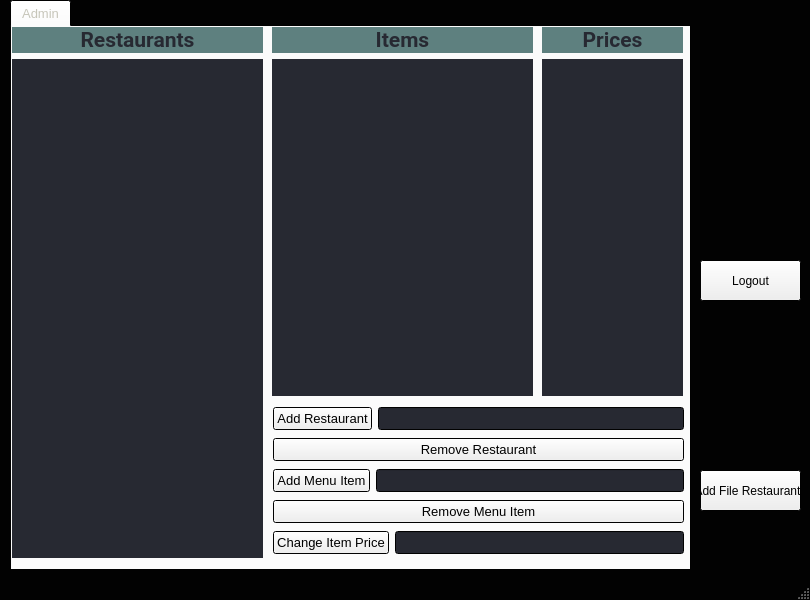
<?xml version="1.0" encoding="UTF-8"?>
<ui version="4.0">
 <class>Admin</class>
 <widget class="QMainWindow" name="Admin">
  <property name="geometry">
   <rect>
    <x>0</x>
    <y>0</y>
    <width>810</width>
    <height>600</height>
   </rect>
  </property>
  <property name="palette">
   <palette>
    <active>
     <colorrole role="WindowText">
      <brush brushstyle="SolidPattern">
       <color alpha="255">
        <red>198</red>
        <green>197</green>
        <blue>185</blue>
       </color>
      </brush>
     </colorrole>
     <colorrole role="Base">
      <brush brushstyle="SolidPattern">
       <color alpha="255">
        <red>39</red>
        <green>41</green>
        <blue>50</blue>
       </color>
      </brush>
     </colorrole>
     <colorrole role="Window">
      <brush brushstyle="SolidPattern">
       <color alpha="255">
        <red>2</red>
        <green>2</green>
        <blue>2</blue>
       </color>
      </brush>
     </colorrole>
    </active>
    <inactive>
     <colorrole role="WindowText">
      <brush brushstyle="SolidPattern">
       <color alpha="255">
        <red>198</red>
        <green>197</green>
        <blue>185</blue>
       </color>
      </brush>
     </colorrole>
     <colorrole role="Base">
      <brush brushstyle="SolidPattern">
       <color alpha="255">
        <red>39</red>
        <green>41</green>
        <blue>50</blue>
       </color>
      </brush>
     </colorrole>
     <colorrole role="Window">
      <brush brushstyle="SolidPattern">
       <color alpha="255">
        <red>2</red>
        <green>2</green>
        <blue>2</blue>
       </color>
      </brush>
     </colorrole>
    </inactive>
    <disabled>
     <colorrole role="WindowText">
      <brush brushstyle="SolidPattern">
       <color alpha="255">
        <red>120</red>
        <green>120</green>
        <blue>120</blue>
       </color>
      </brush>
     </colorrole>
     <colorrole role="Base">
      <brush brushstyle="SolidPattern">
       <color alpha="255">
        <red>2</red>
        <green>2</green>
        <blue>2</blue>
       </color>
      </brush>
     </colorrole>
     <colorrole role="Window">
      <brush brushstyle="SolidPattern">
       <color alpha="255">
        <red>2</red>
        <green>2</green>
        <blue>2</blue>
       </color>
      </brush>
     </colorrole>
    </disabled>
   </palette>
  </property>
  <property name="windowTitle">
   <string>MainWindow</string>
  </property>
  <widget class="QWidget" name="centralwidget">
   <widget class="QTabWidget" name="tabWidget">
    <property name="geometry">
     <rect>
      <x>10</x>
      <y>0</y>
      <width>681</width>
      <height>571</height>
     </rect>
    </property>
    <property name="font">
     <font>
      <pointsize>10</pointsize>
     </font>
    </property>
    <property name="currentIndex">
     <number>0</number>
    </property>
    <widget class="QWidget" name="tab">
     <attribute name="title">
      <string>Admin</string>
     </attribute>
     <widget class="QWidget" name="layoutWidget_2">
      <property name="geometry">
       <rect>
        <x>0</x>
        <y>0</y>
        <width>251</width>
        <height>531</height>
       </rect>
      </property>
      <layout class="QVBoxLayout" name="verticalLayout_3">
       <item>
        <widget class="QLabel" name="label_4">
         <property name="palette">
          <palette>
           <active>
            <colorrole role="WindowText">
             <brush brushstyle="SolidPattern">
              <color alpha="255">
               <red>39</red>
               <green>41</green>
               <blue>50</blue>
              </color>
             </brush>
            </colorrole>
            <colorrole role="Base">
             <brush brushstyle="SolidPattern">
              <color alpha="255">
               <red>39</red>
               <green>41</green>
               <blue>50</blue>
              </color>
             </brush>
            </colorrole>
            <colorrole role="Window">
             <brush brushstyle="SolidPattern">
              <color alpha="255">
               <red>94</red>
               <green>128</green>
               <blue>127</blue>
              </color>
             </brush>
            </colorrole>
           </active>
           <inactive>
            <colorrole role="WindowText">
             <brush brushstyle="SolidPattern">
              <color alpha="255">
               <red>39</red>
               <green>41</green>
               <blue>50</blue>
              </color>
             </brush>
            </colorrole>
            <colorrole role="Base">
             <brush brushstyle="SolidPattern">
              <color alpha="255">
               <red>39</red>
               <green>41</green>
               <blue>50</blue>
              </color>
             </brush>
            </colorrole>
            <colorrole role="Window">
             <brush brushstyle="SolidPattern">
              <color alpha="255">
               <red>94</red>
               <green>128</green>
               <blue>127</blue>
              </color>
             </brush>
            </colorrole>
           </inactive>
           <disabled>
            <colorrole role="WindowText">
             <brush brushstyle="SolidPattern">
              <color alpha="255">
               <red>120</red>
               <green>120</green>
               <blue>120</blue>
              </color>
             </brush>
            </colorrole>
            <colorrole role="Base">
             <brush brushstyle="SolidPattern">
              <color alpha="255">
               <red>94</red>
               <green>128</green>
               <blue>127</blue>
              </color>
             </brush>
            </colorrole>
            <colorrole role="Window">
             <brush brushstyle="SolidPattern">
              <color alpha="255">
               <red>94</red>
               <green>128</green>
               <blue>127</blue>
              </color>
             </brush>
            </colorrole>
           </disabled>
          </palette>
         </property>
         <property name="font">
          <font>
           <family>Roboto</family>
           <pointsize>16</pointsize>
           <weight>75</weight>
           <bold>true</bold>
          </font>
         </property>
         <property name="autoFillBackground">
          <bool>true</bool>
         </property>
         <property name="text">
          <string>Restaurants</string>
         </property>
         <property name="alignment">
          <set>Qt::AlignCenter</set>
         </property>
        </widget>
       </item>
       <item>
        <widget class="QListWidget" name="restaurantListWidget">
         <property name="palette">
          <palette>
           <active>
            <colorrole role="Text">
             <brush brushstyle="SolidPattern">
              <color alpha="255">
               <red>198</red>
               <green>197</green>
               <blue>185</blue>
              </color>
             </brush>
            </colorrole>
            <colorrole role="Base">
             <brush brushstyle="SolidPattern">
              <color alpha="255">
               <red>39</red>
               <green>41</green>
               <blue>50</blue>
              </color>
             </brush>
            </colorrole>
            <colorrole role="Window">
             <brush brushstyle="SolidPattern">
              <color alpha="255">
               <red>2</red>
               <green>2</green>
               <blue>2</blue>
              </color>
             </brush>
            </colorrole>
           </active>
           <inactive>
            <colorrole role="Text">
             <brush brushstyle="SolidPattern">
              <color alpha="255">
               <red>198</red>
               <green>197</green>
               <blue>185</blue>
              </color>
             </brush>
            </colorrole>
            <colorrole role="Base">
             <brush brushstyle="SolidPattern">
              <color alpha="255">
               <red>39</red>
               <green>41</green>
               <blue>50</blue>
              </color>
             </brush>
            </colorrole>
            <colorrole role="Window">
             <brush brushstyle="SolidPattern">
              <color alpha="255">
               <red>2</red>
               <green>2</green>
               <blue>2</blue>
              </color>
             </brush>
            </colorrole>
           </inactive>
           <disabled>
            <colorrole role="Text">
             <brush brushstyle="SolidPattern">
              <color alpha="255">
               <red>120</red>
               <green>120</green>
               <blue>120</blue>
              </color>
             </brush>
            </colorrole>
            <colorrole role="Base">
             <brush brushstyle="SolidPattern">
              <color alpha="255">
               <red>2</red>
               <green>2</green>
               <blue>2</blue>
              </color>
             </brush>
            </colorrole>
            <colorrole role="Window">
             <brush brushstyle="SolidPattern">
              <color alpha="255">
               <red>2</red>
               <green>2</green>
               <blue>2</blue>
              </color>
             </brush>
            </colorrole>
           </disabled>
          </palette>
         </property>
         <property name="font">
          <font>
           <family>Roboto</family>
           <pointsize>12</pointsize>
           <weight>75</weight>
           <bold>true</bold>
          </font>
         </property>
         <property name="toolTip">
          <string>double-click to see menu</string>
         </property>
         <property name="whatsThis">
          <string/>
         </property>
         <property name="autoFillBackground">
          <bool>false</bool>
         </property>
         <property name="frameShape">
          <enum>QFrame::NoFrame</enum>
         </property>
        </widget>
       </item>
      </layout>
     </widget>
     <widget class="QWidget" name="layoutWidget_3">
      <property name="geometry">
       <rect>
        <x>260</x>
        <y>0</y>
        <width>261</width>
        <height>369</height>
       </rect>
      </property>
      <layout class="QVBoxLayout" name="verticalLayout_4">
       <item>
        <widget class="QLabel" name="label_5">
         <property name="palette">
          <palette>
           <active>
            <colorrole role="WindowText">
             <brush brushstyle="SolidPattern">
              <color alpha="255">
               <red>39</red>
               <green>41</green>
               <blue>50</blue>
              </color>
             </brush>
            </colorrole>
            <colorrole role="Base">
             <brush brushstyle="SolidPattern">
              <color alpha="255">
               <red>39</red>
               <green>41</green>
               <blue>50</blue>
              </color>
             </brush>
            </colorrole>
            <colorrole role="Window">
             <brush brushstyle="SolidPattern">
              <color alpha="255">
               <red>94</red>
               <green>128</green>
               <blue>127</blue>
              </color>
             </brush>
            </colorrole>
           </active>
           <inactive>
            <colorrole role="WindowText">
             <brush brushstyle="SolidPattern">
              <color alpha="255">
               <red>39</red>
               <green>41</green>
               <blue>50</blue>
              </color>
             </brush>
            </colorrole>
            <colorrole role="Base">
             <brush brushstyle="SolidPattern">
              <color alpha="255">
               <red>39</red>
               <green>41</green>
               <blue>50</blue>
              </color>
             </brush>
            </colorrole>
            <colorrole role="Window">
             <brush brushstyle="SolidPattern">
              <color alpha="255">
               <red>94</red>
               <green>128</green>
               <blue>127</blue>
              </color>
             </brush>
            </colorrole>
           </inactive>
           <disabled>
            <colorrole role="WindowText">
             <brush brushstyle="SolidPattern">
              <color alpha="255">
               <red>120</red>
               <green>120</green>
               <blue>120</blue>
              </color>
             </brush>
            </colorrole>
            <colorrole role="Base">
             <brush brushstyle="SolidPattern">
              <color alpha="255">
               <red>94</red>
               <green>128</green>
               <blue>127</blue>
              </color>
             </brush>
            </colorrole>
            <colorrole role="Window">
             <brush brushstyle="SolidPattern">
              <color alpha="255">
               <red>94</red>
               <green>128</green>
               <blue>127</blue>
              </color>
             </brush>
            </colorrole>
           </disabled>
          </palette>
         </property>
         <property name="font">
          <font>
           <family>Roboto</family>
           <pointsize>16</pointsize>
           <weight>75</weight>
           <bold>true</bold>
          </font>
         </property>
         <property name="autoFillBackground">
          <bool>true</bool>
         </property>
         <property name="text">
          <string>Items</string>
         </property>
         <property name="alignment">
          <set>Qt::AlignCenter</set>
         </property>
        </widget>
       </item>
       <item>
        <widget class="QListWidget" name="itemsListWidget">
         <property name="palette">
          <palette>
           <active>
            <colorrole role="Text">
             <brush brushstyle="SolidPattern">
              <color alpha="255">
               <red>198</red>
               <green>197</green>
               <blue>185</blue>
              </color>
             </brush>
            </colorrole>
           </active>
           <inactive>
            <colorrole role="Text">
             <brush brushstyle="SolidPattern">
              <color alpha="255">
               <red>198</red>
               <green>197</green>
               <blue>185</blue>
              </color>
             </brush>
            </colorrole>
           </inactive>
           <disabled>
            <colorrole role="Text">
             <brush brushstyle="SolidPattern">
              <color alpha="255">
               <red>120</red>
               <green>120</green>
               <blue>120</blue>
              </color>
             </brush>
            </colorrole>
           </disabled>
          </palette>
         </property>
         <property name="font">
          <font>
           <family>Roboto</family>
           <pointsize>12</pointsize>
           <weight>75</weight>
           <bold>true</bold>
          </font>
         </property>
         <property name="toolTip">
          <string/>
         </property>
         <property name="whatsThis">
          <string/>
         </property>
         <property name="autoFillBackground">
          <bool>false</bool>
         </property>
         <property name="frameShape">
          <enum>QFrame::NoFrame</enum>
         </property>
        </widget>
       </item>
      </layout>
     </widget>
     <widget class="QWidget" name="layoutWidget_4">
      <property name="geometry">
       <rect>
        <x>530</x>
        <y>0</y>
        <width>141</width>
        <height>369</height>
       </rect>
      </property>
      <layout class="QVBoxLayout" name="verticalLayout_5">
       <item>
        <widget class="QLabel" name="label_6">
         <property name="palette">
          <palette>
           <active>
            <colorrole role="WindowText">
             <brush brushstyle="SolidPattern">
              <color alpha="255">
               <red>39</red>
               <green>41</green>
               <blue>50</blue>
              </color>
             </brush>
            </colorrole>
            <colorrole role="Base">
             <brush brushstyle="SolidPattern">
              <color alpha="255">
               <red>39</red>
               <green>41</green>
               <blue>50</blue>
              </color>
             </brush>
            </colorrole>
            <colorrole role="Window">
             <brush brushstyle="SolidPattern">
              <color alpha="255">
               <red>94</red>
               <green>128</green>
               <blue>127</blue>
              </color>
             </brush>
            </colorrole>
           </active>
           <inactive>
            <colorrole role="WindowText">
             <brush brushstyle="SolidPattern">
              <color alpha="255">
               <red>39</red>
               <green>41</green>
               <blue>50</blue>
              </color>
             </brush>
            </colorrole>
            <colorrole role="Base">
             <brush brushstyle="SolidPattern">
              <color alpha="255">
               <red>39</red>
               <green>41</green>
               <blue>50</blue>
              </color>
             </brush>
            </colorrole>
            <colorrole role="Window">
             <brush brushstyle="SolidPattern">
              <color alpha="255">
               <red>94</red>
               <green>128</green>
               <blue>127</blue>
              </color>
             </brush>
            </colorrole>
           </inactive>
           <disabled>
            <colorrole role="WindowText">
             <brush brushstyle="SolidPattern">
              <color alpha="255">
               <red>120</red>
               <green>120</green>
               <blue>120</blue>
              </color>
             </brush>
            </colorrole>
            <colorrole role="Base">
             <brush brushstyle="SolidPattern">
              <color alpha="255">
               <red>94</red>
               <green>128</green>
               <blue>127</blue>
              </color>
             </brush>
            </colorrole>
            <colorrole role="Window">
             <brush brushstyle="SolidPattern">
              <color alpha="255">
               <red>94</red>
               <green>128</green>
               <blue>127</blue>
              </color>
             </brush>
            </colorrole>
           </disabled>
          </palette>
         </property>
         <property name="font">
          <font>
           <family>Roboto</family>
           <pointsize>16</pointsize>
           <weight>75</weight>
           <bold>true</bold>
          </font>
         </property>
         <property name="autoFillBackground">
          <bool>true</bool>
         </property>
         <property name="text">
          <string>Prices</string>
         </property>
         <property name="alignment">
          <set>Qt::AlignCenter</set>
         </property>
        </widget>
       </item>
       <item>
        <widget class="QListWidget" name="priceListWidget">
         <property name="palette">
          <palette>
           <active>
            <colorrole role="Text">
             <brush brushstyle="SolidPattern">
              <color alpha="255">
               <red>198</red>
               <green>197</green>
               <blue>185</blue>
              </color>
             </brush>
            </colorrole>
           </active>
           <inactive>
            <colorrole role="Text">
             <brush brushstyle="SolidPattern">
              <color alpha="255">
               <red>198</red>
               <green>197</green>
               <blue>185</blue>
              </color>
             </brush>
            </colorrole>
           </inactive>
           <disabled>
            <colorrole role="Text">
             <brush brushstyle="SolidPattern">
              <color alpha="255">
               <red>120</red>
               <green>120</green>
               <blue>120</blue>
              </color>
             </brush>
            </colorrole>
           </disabled>
          </palette>
         </property>
         <property name="font">
          <font>
           <family>Roboto</family>
           <pointsize>12</pointsize>
           <weight>75</weight>
           <bold>true</bold>
          </font>
         </property>
         <property name="toolTip">
          <string/>
         </property>
         <property name="whatsThis">
          <string/>
         </property>
         <property name="autoFillBackground">
          <bool>false</bool>
         </property>
         <property name="frameShape">
          <enum>QFrame::NoFrame</enum>
         </property>
        </widget>
       </item>
      </layout>
     </widget>
     <widget class="QWidget" name="layoutWidget">
      <property name="geometry">
       <rect>
        <x>261</x>
        <y>378</y>
        <width>411</width>
        <height>152</height>
       </rect>
      </property>
      <layout class="QVBoxLayout" name="verticalLayout">
       <item>
        <layout class="QHBoxLayout" name="horizontalLayout_2">
         <item>
          <widget class="QPushButton" name="pushButton_AddRestaurant">
           <property name="text">
            <string>Add Restaurant</string>
           </property>
          </widget>
         </item>
         <item>
          <widget class="QLineEdit" name="lineEdit"/>
         </item>
        </layout>
       </item>
       <item>
        <widget class="QPushButton" name="pushButton_RemoveRestaurant">
         <property name="text">
          <string>Remove Restaurant</string>
         </property>
        </widget>
       </item>
       <item>
        <layout class="QHBoxLayout" name="horizontalLayout_3">
         <item>
          <widget class="QPushButton" name="pushButton_AddMenuItem">
           <property name="text">
            <string>Add Menu Item</string>
           </property>
          </widget>
         </item>
         <item>
          <widget class="QLineEdit" name="lineEdit_2"/>
         </item>
        </layout>
       </item>
       <item>
        <widget class="QPushButton" name="pushButton_RemoveMenuItem">
         <property name="text">
          <string>Remove Menu Item</string>
         </property>
        </widget>
       </item>
       <item>
        <layout class="QHBoxLayout" name="horizontalLayout">
         <item>
          <widget class="QPushButton" name="pushButton_ChangePrice">
           <property name="text">
            <string>Change Item Price</string>
           </property>
          </widget>
         </item>
         <item>
          <widget class="QLineEdit" name="lineEdit_3"/>
         </item>
        </layout>
       </item>
      </layout>
     </widget>
     <zorder>layoutWidget</zorder>
     <zorder>layoutWidget_2</zorder>
     <zorder>layoutWidget_3</zorder>
     <zorder>layoutWidget_4</zorder>
    </widget>
   </widget>
   <widget class="QPushButton" name="pushButton_Logout">
    <property name="geometry">
     <rect>
      <x>700</x>
      <y>260</y>
      <width>101</width>
      <height>41</height>
     </rect>
    </property>
    <property name="text">
     <string>Logout</string>
    </property>
   </widget>
   <widget class="QPushButton" name="pushButton_AddFromFile">
    <property name="geometry">
     <rect>
      <x>700</x>
      <y>470</y>
      <width>101</width>
      <height>41</height>
     </rect>
    </property>
    <property name="text">
     <string>Add File Restaurants</string>
    </property>
   </widget>
  </widget>
  <widget class="QMenuBar" name="menubar">
   <property name="geometry">
    <rect>
     <x>0</x>
     <y>0</y>
     <width>810</width>
     <height>17</height>
    </rect>
   </property>
  </widget>
  <widget class="QStatusBar" name="statusbar"/>
 </widget>
 <resources/>
 <connections/>
</ui>
